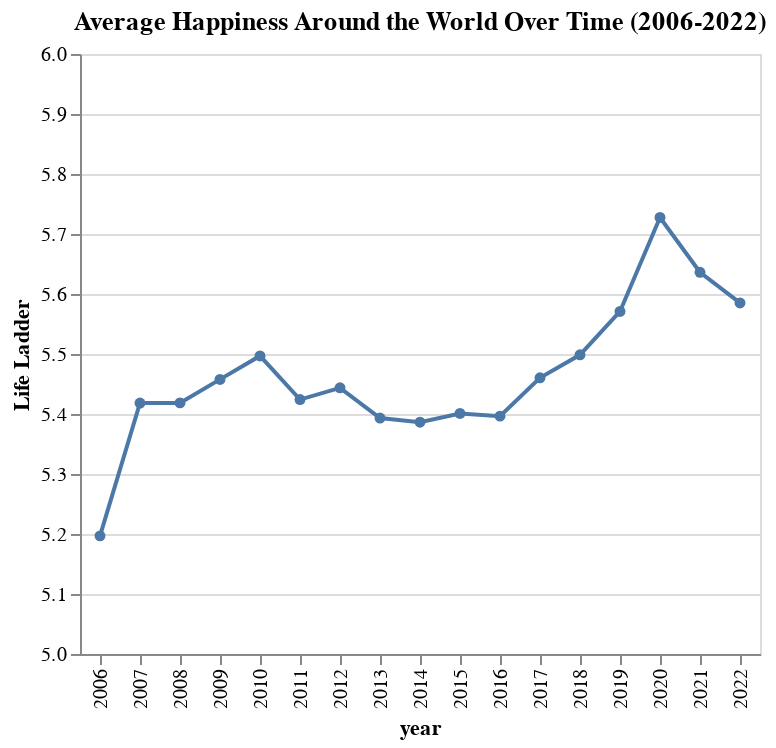

Notebook cell for this chart:
### Code cell
alt.Chart(happiness_byyear_no2005).mark_line(point=True).encode(
    x = 'year:N',
    y = alt.Y('Life Ladder', scale=alt.Scale(domain=[5,6]))).properties(
    title = 'Average Happiness Around the World Over Time (2006-2022)')

### Figure 1 — Vega-Lite specification as saved in the notebook (floating-point values rounded to 4 significant figures)
{"config": {"view": {"continuousWidth": 300, "continuousHeight": 300}}, "data": {"name": "data-ae1dbb2be7915cf741d068bf9302c64f"}, "mark": {"type": "line", "point": true}, "encoding": {"x": {"field": "year", "type": "nominal"}, "y": {"field": "Life Ladder", "scale": {"domain": [5, 6]}, "type": "quantitative"}}, "title": "Average Happiness Around the World Over Time (2006-2022)", "$schema": "https://vega.github.io/schema/vega-lite/v5.8.0.json", "datasets": {"data-ae1dbb2be7915cf741d068bf9302c64f": [{"year": 2006, "Life Ladder": 5.197}, {"year": 2007, "Life Ladder": 5.418}, {"year": 2008, "Life Ladder": 5.419}, {"year": 2009, "Life Ladder": 5.458}, {"year": 2010, "Life Ladder": 5.497}, {"year": 2011, "Life Ladder": 5.424}, {"year": 2012, "Life Ladder": 5.444}, {"year": 2013, "Life Ladder": 5.393}, {"year": 2014, "Life Ladder": 5.386}, {"year": 2015, "Life Ladder": 5.401}, {"year": 2016, "Life Ladder": 5.396}, {"year": 2017, "Life Ladder": 5.46}, {"year": 2018, "Life Ladder": 5.499}, {"year": 2019, "Life Ladder": 5.571}, {"year": 2020, "Life Ladder": 5.728}, {"year": 2021, "Life Ladder": 5.636}, {"year": 2022, "Life Ladder": 5.585}]}}
